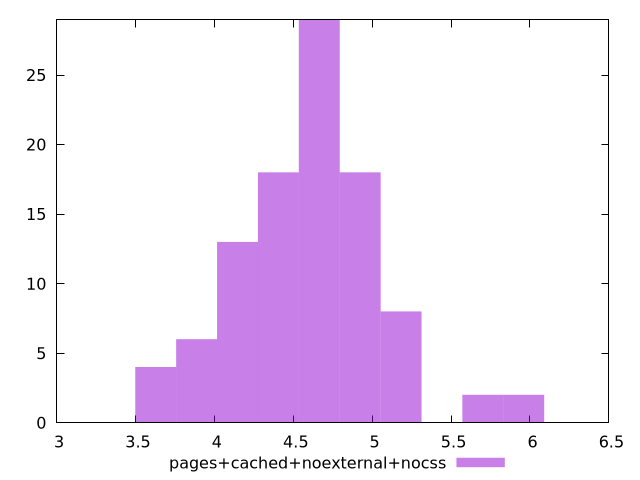

Write gnuplot code to recreate this figure.
$_pagesCachedNoexternalNocss <<EOF
4.664661643341445 29
4.9238095124159695 18
4.40551377426692 18
4.146365905192395 13
5.182957381490494 8
3.8872180361178703 6
5.701253119639543 2
5.960400988714068 2
3.6280701670433455 4
EOF
set key outside below
set terminal pngcairo
set output "report_00004_2020-11-02T20-21-41.718Z/network-server-latency/pages+cached+noexternal+nocss//raw_hist.png"
set yrange [0:29]
set boxwidth 0.2591478690745247
set style fill transparent solid 0.5 noborder
plot $_pagesCachedNoexternalNocss title "pages+cached+noexternal+nocss" with boxes ,
